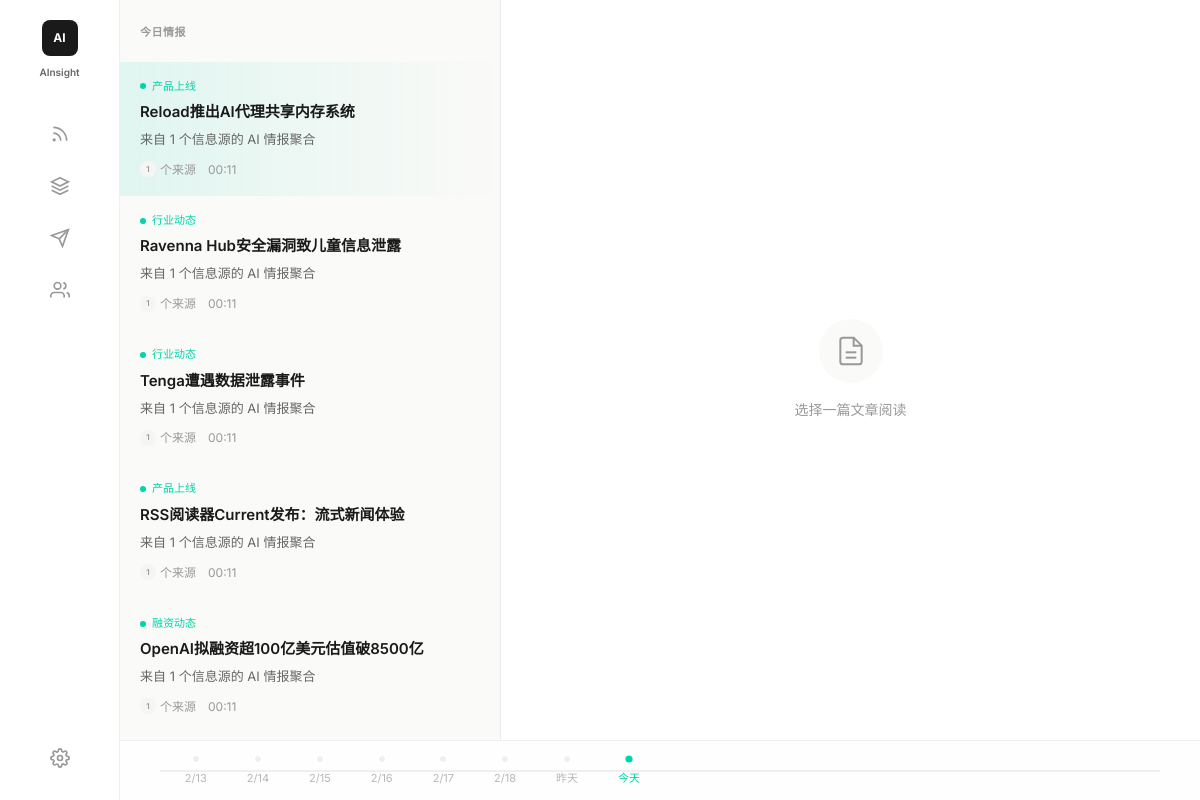
The page / on the database its author committed.
### src/database/models.py (models this page shows, shortened)
class Topic(Base):
    __tablename__ = "topics"
    id = Column(Integer, primary_key=True, autoincrement=True)
    title = Column(String(200), nullable=False, comment="主题标题")
    slug = Column(String(100), unique=True, nullable=False, comment="URL 友好标识")
    description = Column(Text, comment="主题描述")
    keywords = Column(Text, comment="关键词，空格分隔")
    category = Column(SQLEnum(IntelCategoryEnum), comment="情报类型")
    tags = Column(JSON, comment="标签列表")
    heat_score = Column(Integer, default=0, comment="热度评分 1-100")
    source_count = Column(Integer, default=0, comment="关联的原始内容数量")
    status = Column(SQLEnum(TopicStatusEnum), default=TopicStatusEnum.ACTIVE, comment="主题状态")
    merged_into_id = Column(Integer, ForeignKey("topics.id"), comment="合并到的主题 ID")
    first_seen_at = Column(DateTime, comment="首次发现时间")
    last_updated_at = Column(DateTime, comment="最后更新时间")
    created_at = Column(DateTime, server_default=func.now())
    raw_contents = relationship("RawContent", back_populates="topic")
    intelligence_package = relationship("IntelligencePackage", back_populates="topic", uselist=False)
    merged_topics = relationship("Topic", backref="merged_into", remote_side=[id])
    __table_args__ = (
        Index("idx_topics_category", "category"),
        Index("idx_topics_status", "status"),
        Index("idx_topics_heat", "heat_score"),
        Index("idx_topics_slug", "slug"),
    )

### src/web/app.py (the view)
@app.get("/", response_class=HTMLResponse)
async def index(request: Request):
    stats = await db.get_clustering_stats()
    topics = await db.get_active_topics(limit=10)
    topics_with_intel = []
    for topic in topics:
        intel = await db.get_topic_intelligence(topic.id)
        topics_with_intel.append({
            "topic": topic,
            "intel": intel,
        })
    return templates.TemplateResponse("index.html", {
        "request": request,
        "stats": stats,
        "topics_with_intel": topics_with_intel,
        "now": datetime.now(),
    })

### src/web/templates/index.html (shortened to what this page needs)
{% extends "base.html" %}
{% block content %}
<div class="content-area">
    <div class="summary-panel">
        <div class="summary-header">今日情报</div>
        {% if topics_with_intel %}
        {% for item in topics_with_intel %}
        <div class="news-item {% if loop.first %}active{% endif %}" data-id="{{ item.topic.id }}">
            <div class="news-category">
                <span class="news-category-dot"></span>
                {% if item.topic.category %}
                    {% if item.topic.category.value == 'model_release' %}模型发布
                    {% elif item.topic.category.value == 'funding' %}融资动态
                    {% elif item.topic.category.value == 'product_launch' %}产品上线
                    {% elif item.topic.category.value == 'research' %}学术研究
                    {% elif item.topic.category.value == 'drama' %}行业动态
                    {% elif item.topic.category.value == 'tutorial' %}技术教程
                    {% elif item.topic.category.value == 'market_signal' %}市场信号
                    {% else %}资讯{% endif %}
                {% else %}资讯{% endif %}
            </div>
            <div class="news-title">{{ item.topic.title }}</div>
            <div class="news-summary">
                {% if item.intel and item.intel.tldr %}
                {{ item.intel.tldr[:150] }}{% if item.intel.tldr|length > 150 %}...{% endif %}
                {% elif item.topic.description %}
                {{ item.topic.description[:120] }}{% if item.topic.description|length > 120 %}...{% endif %}
                {% else %}
                来自 {{ item.topic.source_count }} 个信息源的 AI 情报聚合
                {% endif %}
            </div>
            <div class="news-meta">
                <span class="news-source">
                    <span class="news-source-avatar">{{ item.topic.source_count }}</span>
                    个来源
                </span>
                <span>{{ item.topic.first_seen_at.strftime('%H:%M') if item.topic.first_seen_at else '今天' }}</span>
            </div>
        </div>
        {% endfor %}
        {% else %}
        <div class="news-item">
            <div class="news-title">暂无情报</div>
            <div class="news-summary">运行抓取器开始从配置的数据源聚合 AI 资讯</div>
        </div>
        {% endif %}
    </div>
    <div class="article-panel" id="article-panel">
        <div class="empty-article">
            <div class="empty-article-icon">
                <svg width="32" height="32" viewBox="0 0 24 24" fill="none" stroke="currentColor" stroke-width="1.5">
                    <path d="M14 2H6a2 2 0 0 0-2 2v16a2 2 0 0 0 2 2h12a2 2 0 0 0 2-2V8z"/>
                    <polyline points="14 2 14 8 20 8"/>
                    <line x1="16" y1="13" x2="8" y2="13"/>
                    <line x1="16" y1="17" x2="8" y2="17"/>
                </svg>
            </div>
            <div class="empty-article-text">选择一篇文章阅读</div>
        </div>
    </div>
</div>
{% endblock %}

### src/web/static/css/style.css (style rules this page uses)
:root { --bg-cream: #FAFAF8; --bg-white: #FFFFFF; --bg-hover: #F5F5F3; --bg-primary: #FAFAF8; --bg-secondary: #FFFFFF; --bg-tertiary: #F0F0EE; --text-primary: #1A1A1A; --text-secondary: #666666; --text-muted: #999999; --cyber-green: #00D4AA; --cyber-green-light: rgba(0, 212, 170, 0.1); --accent-color: #00D4AA; --border-light: rgba(0, 0, 0, 0.06); --border-divider: rgba(0, 0, 0, 0.08); --border-color: rgba(0, 0, 0, 0.1); --sidebar-width: calc(100vw / 7); --font-family: 'Inter', -apple-system, BlinkMacSystemFont, 'SF Pro Display', system-ui, sans-serif; --timeline-height: 60px; }
*, *::before, *::after { box-sizing: border-box; margin: 0; padding: 0; }
html, body { width: 100vw; height: 100vh; overflow: hidden; font-family: var(--font-family); font-size: 14px; line-height: 1.6; color: var(--text-primary); background: var(--bg-cream); -webkit-font-smoothing: antialiased; }
.content-area { flex: 1; display: flex; overflow: hidden; }
.summary-panel { width: 380px; height: 100%; overflow-y: auto; padding: 24px 20px; background: var(--bg-cream); }
.summary-header { font-size: 11px; font-weight: 600; color: var(--text-muted); text-transform: uppercase; letter-spacing: 0.5px; margin-bottom: 20px; }
.news-item { padding: 16px 0; cursor: pointer; transition: all 0.15s ease; border-bottom: 1px solid transparent; }
.news-item.active { background: linear-gradient(90deg, var(--cyber-green-light) 0%, transparent 100%); margin: 0 -20px; padding: 16px 20px; }
.news-category { font-size: 11px; font-weight: 500; color: var(--cyber-green); margin-bottom: 6px; display: flex; align-items: center; gap: 6px; }
.news-category-dot { width: 6px; height: 6px; background: var(--cyber-green); border-radius: 50%; }
.news-title { font-size: 15px; font-weight: 600; color: var(--text-primary); line-height: 1.4; margin-bottom: 8px; }
.news-summary { font-size: 13px; color: var(--text-secondary); line-height: 1.5; display: -webkit-box; -webkit-line-clamp: 2; -webkit-box-orient: vertical; overflow: hidden; }
.news-meta { display: flex; align-items: center; gap: 12px; margin-top: 10px; font-size: 12px; color: var(--text-muted); }
.news-source { display: flex; align-items: center; gap: 4px; }
.news-source-avatar { width: 16px; height: 16px; border-radius: 50%; background: var(--bg-hover); display: flex; align-items: center; justify-content: center; font-size: 8px; font-weight: 600; }
.article-panel { flex: 1; height: 100%; overflow-y: auto; background: var(--bg-white); border-left: 1px solid var(--border-divider); }
.empty-article { display: flex; flex-direction: column; align-items: center; justify-content: center; height: 100%; color: var(--text-muted); }
.empty-article-icon { width: 64px; height: 64px; background: var(--bg-cream); border-radius: 50%; display: flex; align-items: center; justify-content: center; font-size: 24px; margin-bottom: 16px; }
.empty-article-text { font-size: 14px; }
.news-item { animation: fadeIn 0.3s ease; }
.article-panel { flex: 1; height: calc(100vh - var(--timeline-height)); overflow-y: auto; overflow-x: hidden; background: var(--bg-white); border-left: 1px solid var(--border-divider); padding: 24px; }

### rows shown on the page
Topic: topic "Reload推出AI代理共享内存系统", topic.source_count "1", topic.source_count "1", topic.first_seen_at "00:11"
Topic: topic "Ravenna Hub安全漏洞致儿童信息泄露", topic.source_count "1", topic.source_count "1", topic.first_seen_at "00:11"
Topic: topic "Tenga遭遇数据泄露事件", topic.source_count "1", topic.source_count "1", topic.first_seen_at "00:11"
Topic: topic "RSS阅读器Current发布：流式新闻体验", topic.source_count "1", topic.source_count "1", topic.first_seen_at "00:11"
Topic: topic "OpenAI拟融资超100亿美元估值破8500亿", topic.source_count "1", topic.source_count "1", topic.first_seen_at "00:11"
